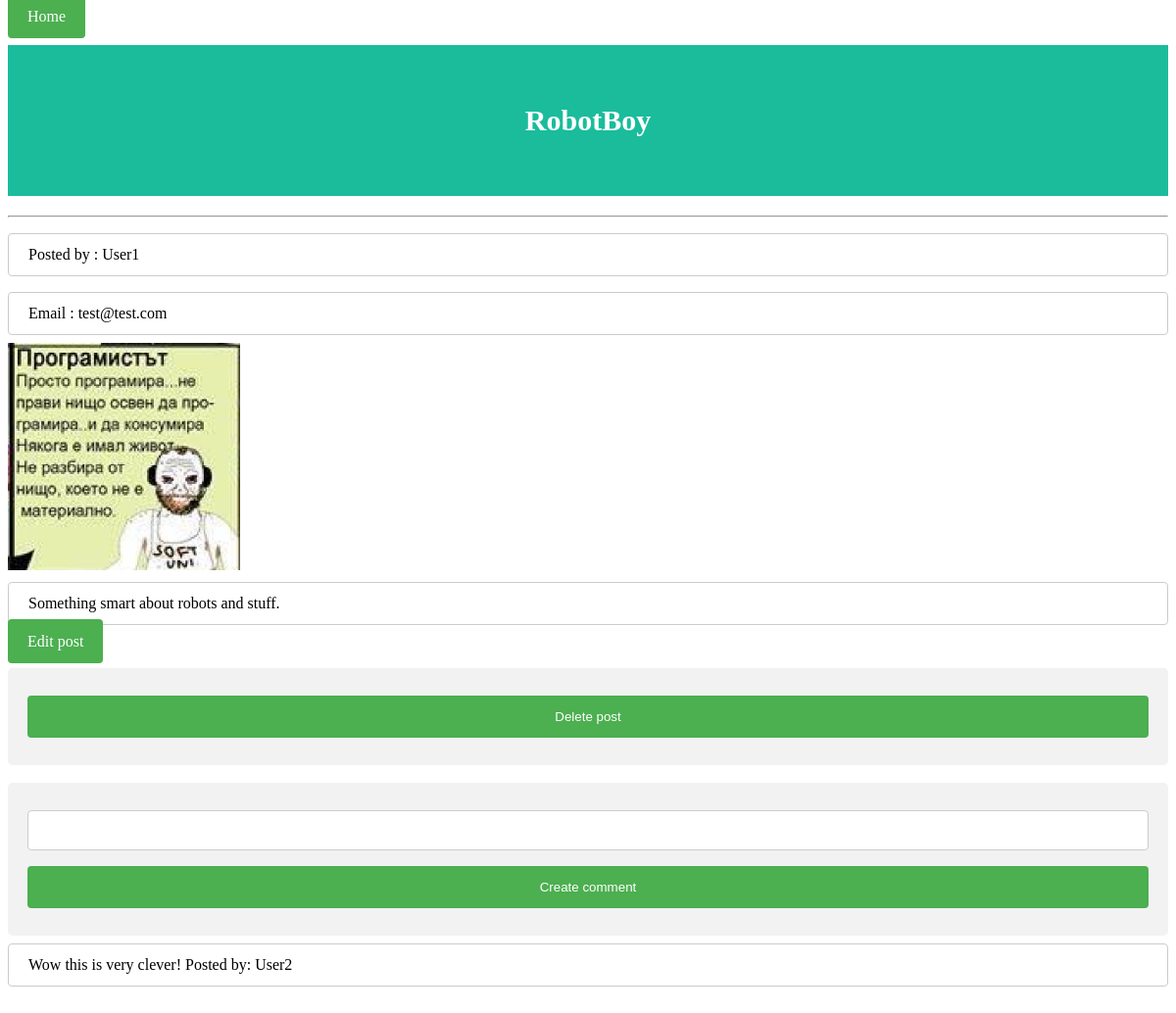
The app's page /posts/1 (signed in) with its own data.
### tables this page shows
CREATE TABLE posts
    (
        id INTEGER PRIMARY KEY AUTOINCREMENT,
        name TEXT,
        description TEXT,
        article_id INTEGER,
        file_path TEXT,
        user_id INTEGER,
        FOREIGN KEY(article_id) REFERENCES articles(id)
        FOREIGN KEY(user_id) REFERENCES users(id)
    );

CREATE TABLE users
    (
        id INTEGER PRIMARY KEY AUTOINCREMENT,
        username TEXT UNIQUE NOT NULL,
        password TEXT NOT NULL,
        email TEXT
    );

CREATE TABLE comments
    (
        id INTEGER PRIMARY KEY AUTOINCREMENT,
        post_id INTEGER,
        message TEXT,
        user_id INTEGER,
        username TEXT,
        FOREIGN KEY(post_id) REFERENCES posts(id)
    );

### app.py (the view)
@app.route('/posts/<int:id>')
def show_post(id):
    post = Post.find(id)
    images = os.listdir(post.file_path)
    post.file_path = '/' + post.file_path
    user_id = session['USERNAME']
    username = User.find_by_id(post.user_id)
    user = User.find_by_username(username)
    email = user.email
    return render_template('post.html', post = post, images = images, user_id = user_id, username = username, email = email)

### comment.py (called while the page is built)
    @staticmethod
    def find_by_post(post):
        with DB() as db:
            rows = db.execute('SELECT * FROM comments WHERE post_id = ?',
            (post.id,)
            ).fetchall()
            return [Comment(*row) for row in rows]

### database.py (called while the page is built)
    def __enter__(self):
        self.conn = sqlite3.connect(DB_NAME)
        return self.conn.cursor()

    def __exit__(self, type, value, traceback):
        self.conn.commit()

### post.py (called while the page is built)
    @staticmethod
    def find(id):
        with DB() as db:
            row = db.execute('SELECT * FROM posts WHERE id = ?', (id,)).fetchone()
            return Post(*row)

    def comments(self):
        return Comment.find_by_post(self)

### user.py (called while the page is built)
    @staticmethod
    def find_by_username(username):
        if not username:
            return None
        with DB() as db:
            row = db.execute(
                'SELECT * FROM users WHERE username = ?',
                (username,)
            ).fetchone()
            if row:
                return User(*row)

    @staticmethod
    def find_by_id(id):
        if not id:
            return None
        with DB() as db:
            row = db.execute(
                'SELECT username FROM users WHERE id = ?',
                (id,)
            ).fetchone()
            if row:
                return row[0]

### templates/post.html (shortened to what this page needs)
<!DOCTYPE html>
<html lang="en">
<head>
    <link rel="stylesheet" href="../static/css/post.css">
</head>
<body onload="myFunction()">
    <a href="/">Home</a>
    <h1>{{ post.name }}</h1>
    <hr>
    <p>Posted by : {{ username }}</p>
    <p>Email : {{ email }}</p>
    {% for img in images %}
        <div style="width: 20%;">
            <img src="{{ post.file_path }}{{ img }}" style="width: 100%;">
        </div>
    {% endfor %}
    <p>{{ post.description }}</p>
    {% if post.user_id == user_id %}
        <a href="/posts/{{ post.id }}/edit">Edit post</a><br/><br/>
        <form action="/posts/{{ post.id }}/delete" method="post">
            <button type="submit">Delete post</button>
        </form>
    {% endif %}
    <br/>
    <form action="/comments/new" method="post">
        <input type="text" name="message">
        <button type="submit">Create comment</button>
    </form>
    <div id="comments">
    {% for comment in post.comments() %}
        <p> {{ comment.message }} Posted by: {{ comment.username }} </p>
        <br/>
        <br/>
    {% endfor %}
    </div>
</body>
</html>

### static/css/post.css (style rules this page uses)
h1 { padding: 60px; text-align: center; background: #1abc9c; color: white; font-size: 30px; }
p { width: 100%; padding: 12px 20px; margin: 8px 0; display: inline-block; border: 1px solid #ccc; border-radius: 4px; box-sizing: border-box; }
button, a { width: 100%; background-color: #4CAF50; color: white; padding: 14px 20px; margin: 8px 0; border: none; border-radius: 4px; cursor: pointer; text-decoration: none; }
input[type=text], textarea, select { width: 100%; padding: 12px 20px; margin: 8px 0; display: inline-block; border: 1px solid #ccc; border-radius: 4px; box-sizing: border-box; }
form { border-radius: 5px; background-color: #f2f2f2; padding: 20px; }

### records on screen
posts: name "RobotBoy", file_path (picture), description "Something smart about robots and stuff."
users: username "User1", email "test@test.com"
comments: message "Wow this is very clever!", username "User2"
